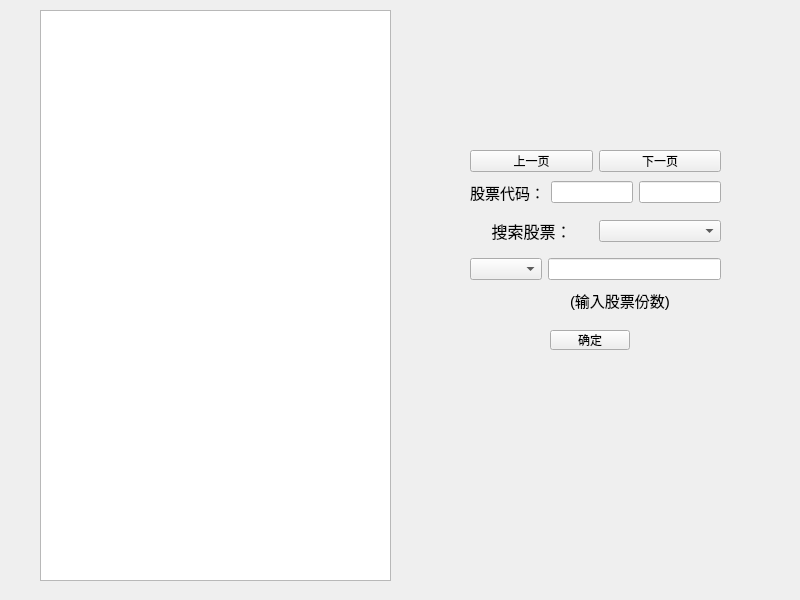
<?xml version="1.0" encoding="UTF-8"?>
<ui version="4.0">
 <class>Widget</class>
 <widget class="QWidget" name="Widget">
  <property name="geometry">
   <rect>
    <x>0</x>
    <y>0</y>
    <width>800</width>
    <height>600</height>
   </rect>
  </property>
  <property name="windowTitle">
   <string>Widget</string>
  </property>
  <widget class="QTableView" name="tableView">
   <property name="geometry">
    <rect>
     <x>40</x>
     <y>10</y>
     <width>351</width>
     <height>571</height>
    </rect>
   </property>
  </widget>
  <widget class="QPushButton" name="confirmButton">
   <property name="geometry">
    <rect>
     <x>550</x>
     <y>330</y>
     <width>80</width>
     <height>20</height>
    </rect>
   </property>
   <property name="text">
    <string>确定</string>
   </property>
  </widget>
  <widget class="QWidget" name="layoutWidget">
   <property name="geometry">
    <rect>
     <x>470</x>
     <y>150</y>
     <width>251</width>
     <height>22</height>
    </rect>
   </property>
   <layout class="QHBoxLayout" name="horizontalLayout">
    <item>
     <widget class="QPushButton" name="backButton">
      <property name="text">
       <string>上一页</string>
      </property>
     </widget>
    </item>
    <item>
     <widget class="QPushButton" name="forwardButton">
      <property name="text">
       <string>下一页</string>
      </property>
     </widget>
    </item>
   </layout>
  </widget>
  <widget class="QWidget" name="layoutWidget">
   <property name="geometry">
    <rect>
     <x>470</x>
     <y>210</y>
     <width>251</width>
     <height>81</height>
    </rect>
   </property>
   <layout class="QVBoxLayout" name="verticalLayout">
    <item>
     <layout class="QHBoxLayout" name="horizontalLayout_2">
      <item>
       <widget class="QLabel" name="searchLabel">
        <property name="font">
         <font>
          <pointsize>12</pointsize>
         </font>
        </property>
        <property name="text">
         <string>搜索股票：</string>
        </property>
        <property name="alignment">
         <set>Qt::AlignCenter</set>
        </property>
       </widget>
      </item>
      <item>
       <widget class="QComboBox" name="searchBox"/>
      </item>
     </layout>
    </item>
    <item>
     <layout class="QHBoxLayout" name="horizontalLayout_3">
      <item>
       <widget class="QComboBox" name="chooseBox"/>
      </item>
      <item>
       <widget class="QLineEdit" name="lineEdit"/>
      </item>
     </layout>
    </item>
   </layout>
  </widget>
  <widget class="QLabel" name="label">
   <property name="geometry">
    <rect>
     <x>570</x>
     <y>290</y>
     <width>121</width>
     <height>20</height>
    </rect>
   </property>
   <property name="font">
    <font>
     <pointsize>11</pointsize>
    </font>
   </property>
   <property name="text">
    <string>(输入股票份数)</string>
   </property>
  </widget>
  <widget class="QWidget" name="">
   <property name="geometry">
    <rect>
     <x>470</x>
     <y>180</y>
     <width>251</width>
     <height>24</height>
    </rect>
   </property>
   <layout class="QHBoxLayout" name="horizontalLayout_4">
    <item>
     <widget class="QLabel" name="label_2">
      <property name="font">
       <font>
        <pointsize>11</pointsize>
       </font>
      </property>
      <property name="text">
       <string>股票代码：</string>
      </property>
     </widget>
    </item>
    <item>
     <widget class="QLineEdit" name="lineEdit_code"/>
    </item>
    <item>
     <widget class="QLineEdit" name="lineEdit_name"/>
    </item>
   </layout>
  </widget>
 </widget>
 <resources/>
 <connections/>
</ui>
